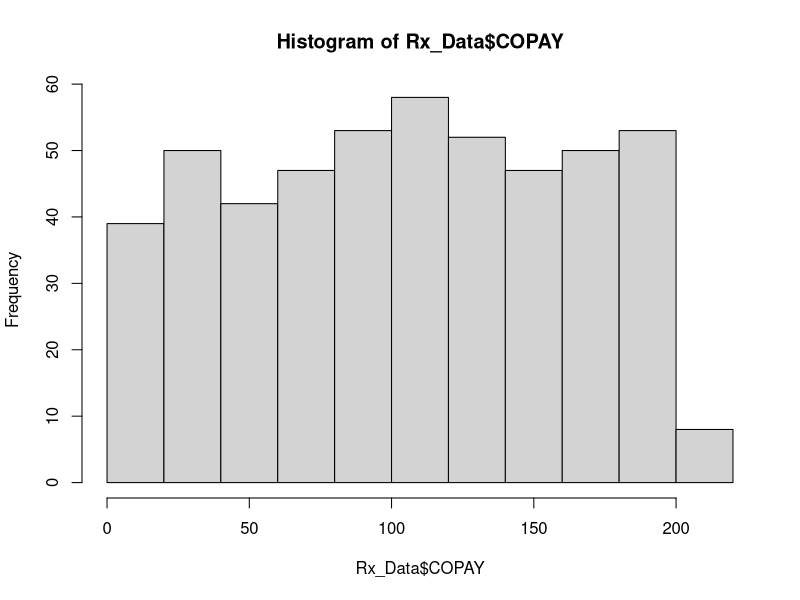

R code for this plot:
install.packages(c("base","magrittr","readxl"))

library(base)
library(magrittr)
library(readxl)
library(knitr)

## @knitr table1
#This is a regular R script file that was called from the rmarkdown
# using the ## @kniter syntax we can call this chunk into our rmarkdown file

Rx_Data <- read_excel("Rx Data.xlsx")

kable(head(Rx_Data))

## @knitr plot1
Rx_Data <- read_excel("Rx Data.xlsx")

hist(Rx_Data$COPAY)

## @knitr table2
Rx_Data <- read_excel("Rx Data.xlsx")

kable(head(Rx_Data))